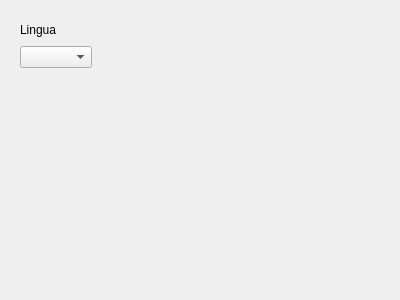
<?xml version="1.0" encoding="UTF-8"?>
<ui version="4.0">
 <class>AppConfigDialog</class>
 <widget class="QDialog" name="AppConfigDialog">
  <property name="geometry">
   <rect>
    <x>0</x>
    <y>0</y>
    <width>400</width>
    <height>300</height>
   </rect>
  </property>
  <property name="windowTitle">
   <string>Dialog</string>
  </property>
  <layout class="QGridLayout" name="gridLayout">
   <item row="0" column="0">
    <widget class="QWidget" name="AppConfigContainer" native="true">
     <layout class="QGridLayout" name="gridLayout_2">
      <item row="0" column="0">
       <widget class="QLabel" name="languageSelectoLabel">
        <property name="text">
         <string>Lingua</string>
        </property>
       </widget>
      </item>
      <item row="1" column="0">
       <widget class="QComboBox" name="languageSelectionComboBox"/>
      </item>
      <item row="0" column="1">
       <spacer name="horizontalSpacer">
        <property name="orientation">
         <enum>Qt::Orientation::Horizontal</enum>
        </property>
        <property name="sizeHint" stdset="0">
         <size>
          <width>40</width>
          <height>20</height>
         </size>
        </property>
       </spacer>
      </item>
      <item row="2" column="0">
       <spacer name="verticalSpacer">
        <property name="orientation">
         <enum>Qt::Orientation::Vertical</enum>
        </property>
        <property name="sizeHint" stdset="0">
         <size>
          <width>20</width>
          <height>40</height>
         </size>
        </property>
       </spacer>
      </item>
     </layout>
    </widget>
   </item>
  </layout>
 </widget>
 <resources/>
 <connections/>
</ui>
